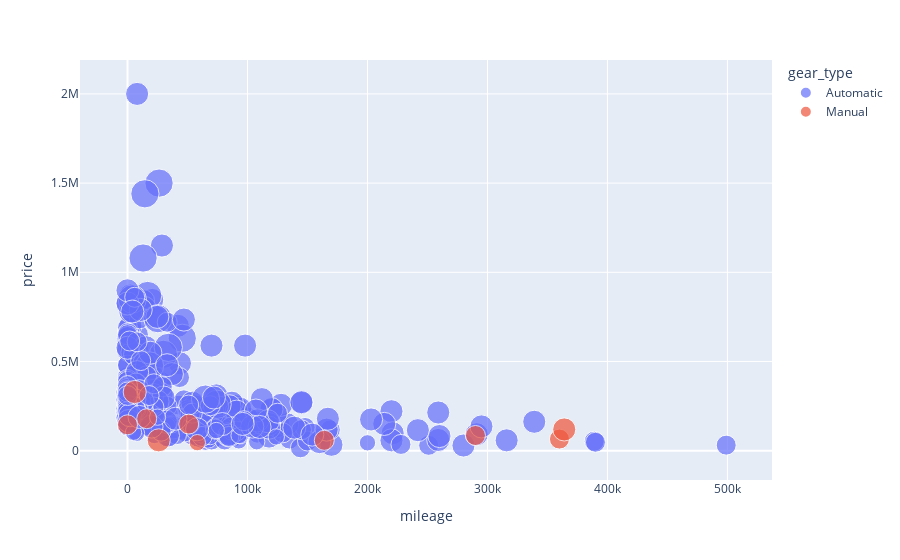

Notebook source saved alongside this figure:
### Code cell
import plotly.express as px 

fig = px.scatter(car_sale_df, x="mileage", y="price", color="gear_type", size="cynlinder", hover_data=['car type', 'year']) 
fig.show()

### Figure 1 — Plotly figure (JSON) as saved in the notebook; plotly's stock layout.template omitted (floating-point values rounded to 4 significant figures; data arrays with more than 128 entries replaced by an {"elided": "..."} marker saying what was removed)
{"data": [{"customdata": {"elided": "326x2 mixed values"}, "hovertemplate": "gear_type=Automatic<br>mileage=%{x}<br>price=%{y}<br>cynlinder=%{marker.size}<br>car type=%{customdata[0]}<br>year=%{customdata[1]}<extra></extra>", "legendgroup": "Automatic", "marker": {"color": "#636efa", "size": {"elided": "326 int values"}, "sizemode": "area", "sizeref": 0.03, "symbol": "circle"}, "mode": "markers", "name": "Automatic", "orientation": "v", "showlegend": true, "type": "scatter", "x": {"elided": "326 int values"}, "xaxis": "x", "y": {"elided": "326 int values"}, "yaxis": "y"}, {"customdata": [["Toyota  Land Cruiser  GX", 2013], ["Nissan  Urvan", 2015], ["Toyota  Land Cruiser  G", 2004], ["Nissan  Patrol  Safari", 1996], ["", 2016], ["Toyota  Land Cruiser  GX", 2020], ["Chevrolet  Corvette  ZO6", 2015], ["GMC  Sierra", 1986], ["Toyota  Land Cruiser  LX", 2023], ["Nissan  Patrol  Super Safari", 2021]], "hovertemplate": "gear_type=Manual<br>mileage=%{x}<br>price=%{y}<br>cynlinder=%{marker.size}<br>car type=%{customdata[0]}<br>year=%{customdata[1]}<extra></extra>", "legendgroup": "Manual", "marker": {"color": "#EF553B", "size": [6, 4, 6, 6, 8, 6, 8, 8, 6, 6], "sizemode": "area", "sizeref": 0.03, "symbol": "circle"}, "mode": "markers", "name": "Manual", "orientation": "v", "showlegend": true, "type": "scatter", "x": [290000, 58173, 360000, 164000, 26000, 51000, 6000, 364000, 0, 16000], "xaxis": "x", "y": [85000, 45000, 65000, 58000, 58000, 149000, 329000, 119000, 145000, 179000], "yaxis": "y"}], "layout": {"legend": {"itemsizing": "constant", "title": {"text": "gear_type"}, "tracegroupgap": 0}, "margin": {"t": 60}, "xaxis": {"anchor": "y", "domain": [0, 1], "title": {"text": "mileage"}}, "yaxis": {"anchor": "x", "domain": [0, 1], "title": {"text": "price"}}}}
